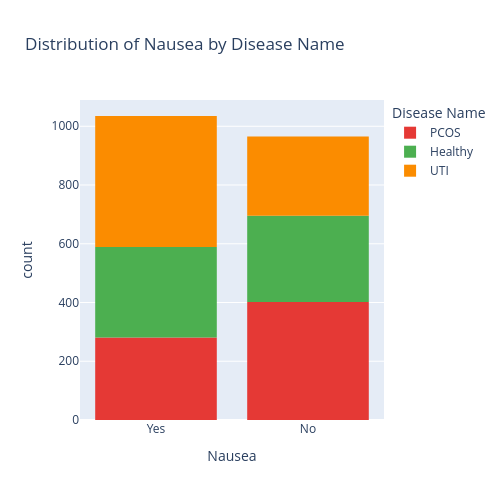
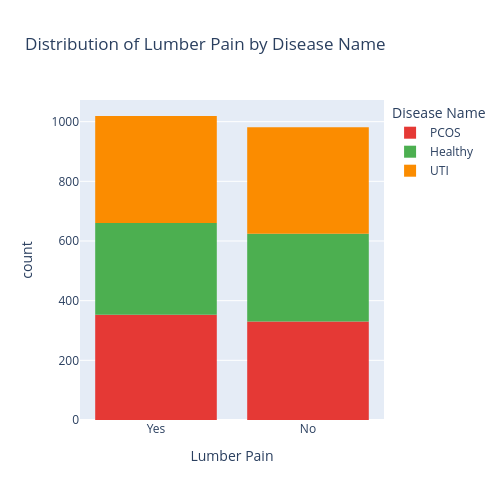
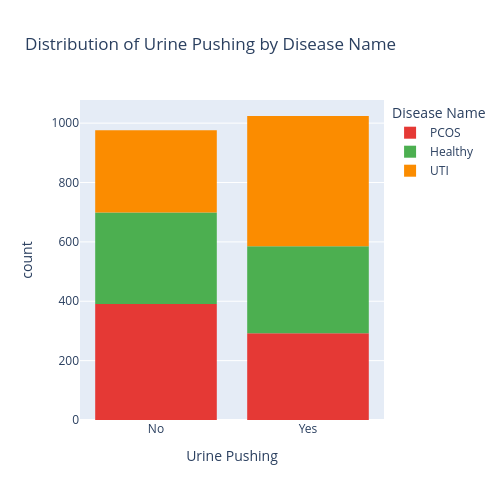
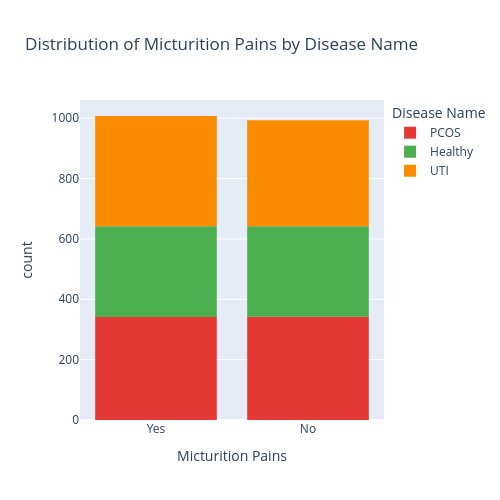

These figures' notebook cell, in order:
### Code cell
# Custom colors for each disease
custom_colors = {
    'Healthy': '#4CAF50',  # Medium Green
    'PCOS': '#E53935',     # Medium Red
    'UTI': '#FB8C00'       # Medium Orange
}
for col in df.columns:

    if col != 'Disease Name':  # Skip target column

        # -----------------------------
        # Plot using Plotly
        # -----------------------------
        fig = px.histogram(
            df,
            x=col,
            color='Disease Name',
            title=f'Distribution of {col} by Disease Name',
            color_discrete_map=custom_colors
        )

        fig.update_layout(
            autosize=False,
            width=500,
            height=500
        )

        fig.show()


        # -----------------------------
        # Matplotlib plot
        # -----------------------------
        plt.figure(figsize=(5, 5))

        df[col].value_counts().plot(
            kind='bar',
            title=f'Distribution of {col}'
        )

        plt.xlabel(col)
        plt.ylabel('Count')
        plt.show()

### Figure 1 — Plotly figure (JSON) as saved in the notebook; plotly's stock layout.template omitted (floating-point values rounded to 4 significant figures; data arrays with more than 128 entries replaced by an {"elided": "..."} marker saying what was removed)
{"data": [{"bingroup": "x", "hovertemplate": "Disease Name=PCOS<br>Nausea=%{x}<br>count=%{y}<extra></extra>", "legendgroup": "PCOS", "marker": {"color": "#E53935", "pattern": {"shape": ""}}, "name": "PCOS", "orientation": "v", "showlegend": true, "type": "histogram", "x": {"elided": "683 str values"}, "xaxis": "x", "yaxis": "y"}, {"bingroup": "x", "hovertemplate": "Disease Name=Healthy<br>Nausea=%{x}<br>count=%{y}<extra></extra>", "legendgroup": "Healthy", "marker": {"color": "#4CAF50", "pattern": {"shape": ""}}, "name": "Healthy", "orientation": "v", "showlegend": true, "type": "histogram", "x": {"elided": "601 str values"}, "xaxis": "x", "yaxis": "y"}, {"bingroup": "x", "hovertemplate": "Disease Name=UTI<br>Nausea=%{x}<br>count=%{y}<extra></extra>", "legendgroup": "UTI", "marker": {"color": "#FB8C00", "pattern": {"shape": ""}}, "name": "UTI", "orientation": "v", "showlegend": true, "type": "histogram", "x": {"elided": "716 str values"}, "xaxis": "x", "yaxis": "y"}], "layout": {"autosize": false, "barmode": "relative", "height": 500, "legend": {"title": {"text": "Disease Name"}, "tracegroupgap": 0}, "title": {"text": "Distribution of Nausea by Disease Name"}, "width": 500, "xaxis": {"anchor": "y", "domain": [0, 1], "title": {"text": "Nausea"}}, "yaxis": {"anchor": "x", "domain": [0, 1], "title": {"text": "count"}}}}

### Figure 2 — Plotly figure (JSON) as saved in the notebook; plotly's stock layout.template omitted (floating-point values rounded to 4 significant figures; data arrays with more than 128 entries replaced by an {"elided": "..."} marker saying what was removed)
{"data": [{"bingroup": "x", "hovertemplate": "Disease Name=PCOS<br>Lumber Pain=%{x}<br>count=%{y}<extra></extra>", "legendgroup": "PCOS", "marker": {"color": "#E53935", "pattern": {"shape": ""}}, "name": "PCOS", "orientation": "v", "showlegend": true, "type": "histogram", "x": {"elided": "683 str values"}, "xaxis": "x", "yaxis": "y"}, {"bingroup": "x", "hovertemplate": "Disease Name=Healthy<br>Lumber Pain=%{x}<br>count=%{y}<extra></extra>", "legendgroup": "Healthy", "marker": {"color": "#4CAF50", "pattern": {"shape": ""}}, "name": "Healthy", "orientation": "v", "showlegend": true, "type": "histogram", "x": {"elided": "601 str values"}, "xaxis": "x", "yaxis": "y"}, {"bingroup": "x", "hovertemplate": "Disease Name=UTI<br>Lumber Pain=%{x}<br>count=%{y}<extra></extra>", "legendgroup": "UTI", "marker": {"color": "#FB8C00", "pattern": {"shape": ""}}, "name": "UTI", "orientation": "v", "showlegend": true, "type": "histogram", "x": {"elided": "716 str values"}, "xaxis": "x", "yaxis": "y"}], "layout": {"autosize": false, "barmode": "relative", "height": 500, "legend": {"title": {"text": "Disease Name"}, "tracegroupgap": 0}, "title": {"text": "Distribution of Lumber Pain by Disease Name"}, "width": 500, "xaxis": {"anchor": "y", "domain": [0, 1], "title": {"text": "Lumber Pain"}}, "yaxis": {"anchor": "x", "domain": [0, 1], "title": {"text": "count"}}}}

### Figure 3 — Plotly figure (JSON) as saved in the notebook; plotly's stock layout.template omitted (floating-point values rounded to 4 significant figures; data arrays with more than 128 entries replaced by an {"elided": "..."} marker saying what was removed)
{"data": [{"bingroup": "x", "hovertemplate": "Disease Name=PCOS<br>Urine Pushing=%{x}<br>count=%{y}<extra></extra>", "legendgroup": "PCOS", "marker": {"color": "#E53935", "pattern": {"shape": ""}}, "name": "PCOS", "orientation": "v", "showlegend": true, "type": "histogram", "x": {"elided": "683 str values"}, "xaxis": "x", "yaxis": "y"}, {"bingroup": "x", "hovertemplate": "Disease Name=Healthy<br>Urine Pushing=%{x}<br>count=%{y}<extra></extra>", "legendgroup": "Healthy", "marker": {"color": "#4CAF50", "pattern": {"shape": ""}}, "name": "Healthy", "orientation": "v", "showlegend": true, "type": "histogram", "x": {"elided": "601 str values"}, "xaxis": "x", "yaxis": "y"}, {"bingroup": "x", "hovertemplate": "Disease Name=UTI<br>Urine Pushing=%{x}<br>count=%{y}<extra></extra>", "legendgroup": "UTI", "marker": {"color": "#FB8C00", "pattern": {"shape": ""}}, "name": "UTI", "orientation": "v", "showlegend": true, "type": "histogram", "x": {"elided": "716 str values"}, "xaxis": "x", "yaxis": "y"}], "layout": {"autosize": false, "barmode": "relative", "height": 500, "legend": {"title": {"text": "Disease Name"}, "tracegroupgap": 0}, "title": {"text": "Distribution of Urine Pushing by Disease Name"}, "width": 500, "xaxis": {"anchor": "y", "domain": [0, 1], "title": {"text": "Urine Pushing"}}, "yaxis": {"anchor": "x", "domain": [0, 1], "title": {"text": "count"}}}}

### Figure 4 — Plotly figure (JSON) as saved in the notebook; plotly's stock layout.template omitted (floating-point values rounded to 4 significant figures; data arrays with more than 128 entries replaced by an {"elided": "..."} marker saying what was removed)
{"data": [{"bingroup": "x", "hovertemplate": "Disease Name=PCOS<br>Micturition Pains=%{x}<br>count=%{y}<extra></extra>", "legendgroup": "PCOS", "marker": {"color": "#E53935", "pattern": {"shape": ""}}, "name": "PCOS", "orientation": "v", "showlegend": true, "type": "histogram", "x": {"elided": "683 str values"}, "xaxis": "x", "yaxis": "y"}, {"bingroup": "x", "hovertemplate": "Disease Name=Healthy<br>Micturition Pains=%{x}<br>count=%{y}<extra></extra>", "legendgroup": "Healthy", "marker": {"color": "#4CAF50", "pattern": {"shape": ""}}, "name": "Healthy", "orientation": "v", "showlegend": true, "type": "histogram", "x": {"elided": "601 str values"}, "xaxis": "x", "yaxis": "y"}, {"bingroup": "x", "hovertemplate": "Disease Name=UTI<br>Micturition Pains=%{x}<br>count=%{y}<extra></extra>", "legendgroup": "UTI", "marker": {"color": "#FB8C00", "pattern": {"shape": ""}}, "name": "UTI", "orientation": "v", "showlegend": true, "type": "histogram", "x": {"elided": "716 str values"}, "xaxis": "x", "yaxis": "y"}], "layout": {"autosize": false, "barmode": "relative", "height": 500, "legend": {"title": {"text": "Disease Name"}, "tracegroupgap": 0}, "title": {"text": "Distribution of Micturition Pains by Disease Name"}, "width": 500, "xaxis": {"anchor": "y", "domain": [0, 1], "title": {"text": "Micturition Pains"}}, "yaxis": {"anchor": "x", "domain": [0, 1], "title": {"text": "count"}}}}
